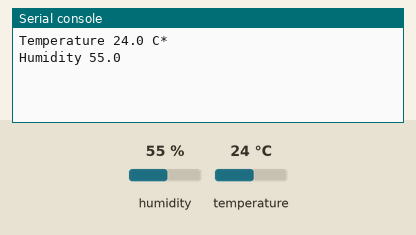
A program run on a simulated MicroPython board. Parts: the last lines printed to the serial console. The inputs (shaded band) are chosen by the test bench; at power-on: humidity 55 %, temperature 24 °C.

Above: at 1.2 s.
1.3 s: humidity set to 22 %
At 6.0 s:
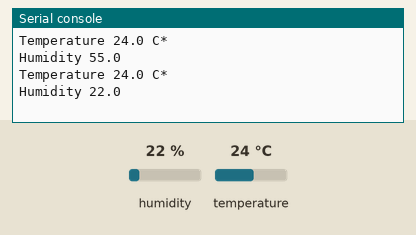
7.3 s: temperature set to 12 °C
At 10.6 s:
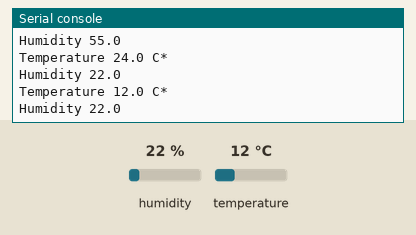
13.3 s: humidity set to 40 %
At 16.5 s:
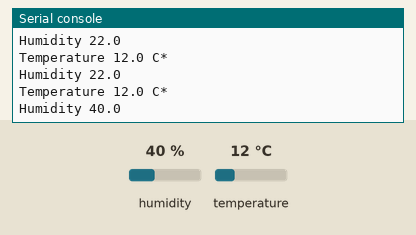
Timing chart, 0 to 18.0 s (numbered marks = the images above; inputs shaded):
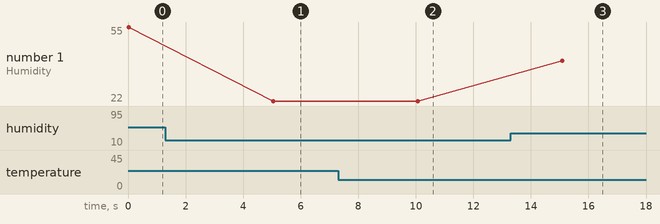

The program:

temp_mon.py
```python
import machine
from dht import DHT22
from dht import DHT11
from time import sleep


def check(in_pin, dht_type):
    pin = machine.Pin(in_pin)
    if dht_type == 'dht22':
        d = DHT22(pin)
    else:
        d = DHT11(pin)
    d.measure()
    print("Temperature " + str(d.temperature()) + " C*")
    print("Humidity " + str(d.humidity()))


while True:
    check(16, 'dht22')
    sleep(5)
```

Measured:
- after the input at 1.3 s, the serial console: prints a new line after 3.7 s (image 1)
- after the input at 7.3 s, the serial console: prints a new line after 2.8 s (image 2)
- after the input at 13.3 s, the serial console: prints a new line after 1.8 s (image 3)
- plotted number 1: 55 → 22 after the input at 1.3 s, 22 → 40 after the input at 13.3 s
